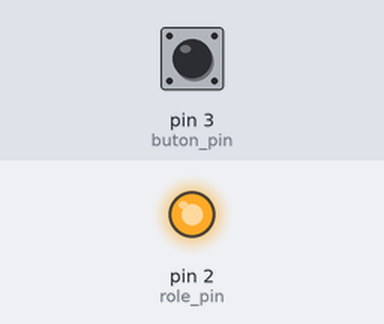
The sketch below on a simulated Arduino Uno, built with avr-gcc and run on an emulated ATmega328P. On the bench: output pins drawn as LEDs (lit = HIGH). The inputs (shaded band) are chosen by the test bench; at power-on: pin 3 (buton_pin) HIGH.

Above: at 1.3 s.
1.4 s: pin 3 (buton_pin) pulled LOW for 0.3 s
At 2.7 s:
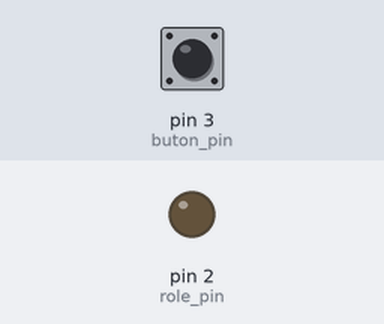
3.2 s: pin 3 (buton_pin) pulled LOW for 1 s
At 4.6 s:
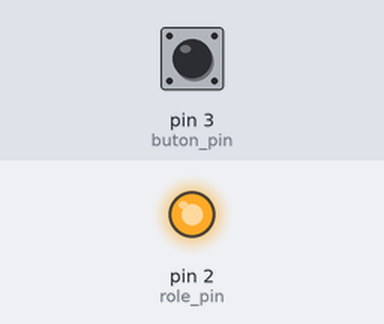
5.7 s: pin 3 (buton_pin) pulled LOW for 3.2 s
At 6.5 s:
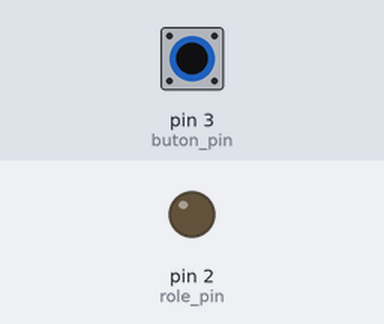
Timing chart, 0 to 8.7 s (numbered marks = the images above; inputs shaded):
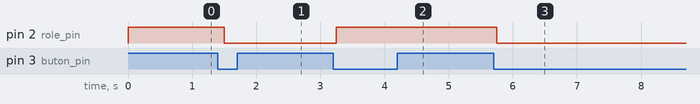

The sketch:

gy_Role_buton.ino
```cpp
/*
 gungor 28/10/2017
 bit buton ile role acip/kapatma
 buton 1. pin arduino digital 3 pin, 2. pin arduino GND pin
 Role 1. pin VCC arduino +5v  Role 2. pin Gnd arduino GND
 Role 3. pin arduino digital 2 pin
 */
byte buton_pin = 3;
byte role_pin = 2;
byte OldValue = 1;
byte NewValue = 1;
void setup() {
  pinMode(role_pin,OUTPUT);
  pinMode(buton_pin,INPUT_PULLUP);
  digitalWrite(role_pin,HIGH);
}
void loop() {
  NewValue = digitalRead(buton_pin);
  if (NewValue != OldValue)
  {
    OldValue = NewValue;
    if  (NewValue == LOW)
    {
      if (digitalRead(role_pin)==LOW)
      {  digitalWrite(role_pin,HIGH); }
      else
      { digitalWrite(role_pin,LOW); }
    }
  }
 delay(250);
}
```

Measured:
- after the input at 1.4 s, pin 2 (role_pin): HIGH → LOW after 0.10 s
- after the input at 3.2 s, pin 2 (role_pin): LOW → HIGH after 0.05 s
- after the input at 5.7 s, pin 2 (role_pin): HIGH → LOW after 0.05 s
